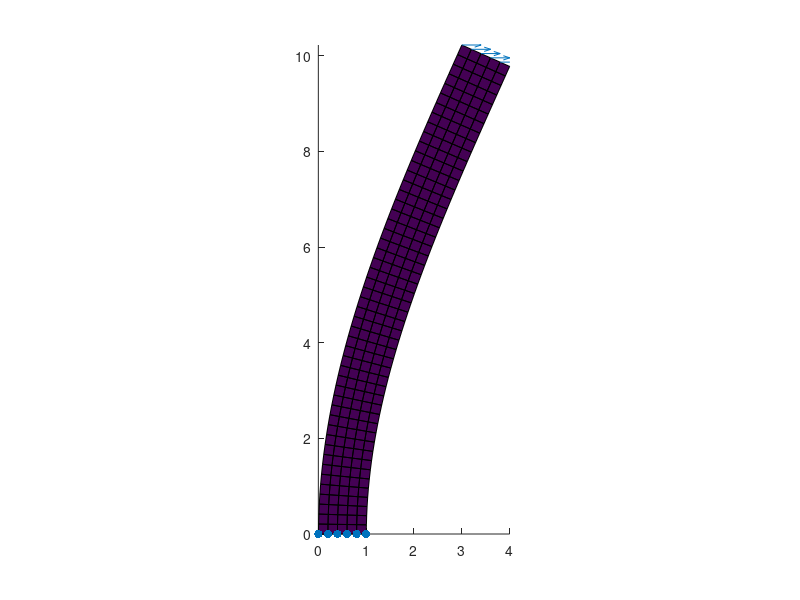

Write the MATLAB code that produced this figure.
%--------------------------------------------------------------------------
%Program: Structure2D
%Description: Structural static eq solver in 2D for square elements.
%Version: 2.0
%Author: Ilyas Ramdzan
%Last Updated: 30/11/16 > 2/5/17
%Requirements: elem.txt nodes.txt facefixed.txt faceloaded.txt
%--------------------------------------------------------------------------
%% initialize program

% Clear workspace and command window
clear; clc; tic
disp([datestr(now),' START STATIC'])
fprintf(' Runtime \n')

% Import nodes and elements information
nodes=load('nodes.txt');%file containing node coordinates
elem=load('elem.txt');  %file containing element connectivity information
[num_nodes,dimension]=size(nodes);
[num_elem,order_elem]=size(elem);
fprintf('%8.2f  Files loaded. %d Nodes. %d Elements \n',toc,num_nodes,num_elem)

% Initialize matrices
coord=zeros(4,dimension); %local coordinates for 2D square
n=num_nodes*dimension;
Km=zeros(n,n); % global stiffness matrix
Mm=zeros(n,n); % global mass matrix

%% Generating the Stiffness Matrix [Km] and Mass Matrix [Mm]
fprintf('%8.2f  Compute stiffness matrix and mass matrix \n',toc)

for elemnum=1:num_elem;
    % gather local coordinate matrix
    for nodenum=1:4; % local node number
        coord(nodenum,:)=nodes(elem(elemnum,nodenum),:); 
    end
    
    ng=3; %number of gauss point for integration through the legendre quadrature
    xg=zeros(3,3);
    wg=zeros(3,3);

    % gauss points and weights, the first index denotes the current gauss 
    % point while the second index is the total number of integration 
    % points
    xg(1,1)=0; 
    wg(1,1)=2;
    
    xg(1,2)=-0.5773502691896;
    xg(2,2)=+0.5773502691896;
    wg(1,2)=1;
    wg(2,2)=1;
    
    xg(1,3)=-0.7745966692415;
    xg(2,3)=0;
    xg(3,3)=+0.7745966692415;
    wg(1,3)=0.5555555555555;
    wg(2,3)=0.8888888888888;
    wg(3,3)=0.5555555555555;
    
    % loop for every gauss point i,j,k represent the indices for the gauss
    % points
    km=zeros(8,8);
    for i=1:ng; 
        for j=1:ng;
            % a matrix of derivatives of shape function w.r.t local axis
            % taken at the gauss points 
            der=0.25*[...
            -(1-xg(j,ng)), -(1+xg(j,ng)),(1+xg(j,ng)),  (1-xg(j,ng));...
            -(1-xg(i,ng)),  (1-xg(i,ng)),(1+xg(i,ng)), -(1+xg(i,ng))];
 
            jac= der*coord;  % jacobian of the transformation matrix
            detjac=det(jac); % determinant of the jacobian
            deriv=jac\der;% a matrix of derivatives of the shape function w.r.t to global coordinates

            %% [B] matrix
            % computing the [B] matrix by assembling the derivatives 
            % for 2D rectangular elements
            B=zeros(3,8);
            for m=1:4;
                n=2*m-1;
                B(1,n)=deriv(1,m);
                B(2,n+1)=deriv(2,m);
                B(3,n)=deriv(2,m);
                B(3,n+1)=deriv(1,m);
            end

            %% Material Matrix [D]
            % compute the stress-strain relationship matrix, 
            % otherwise known as the material matrix. 
            E=7e7; % young's modulus
            nu=0.3; % poisson's ratio
            rho=7800; %density, required for mass matrix

            
            % for plane strain
            c1=(E*(1-nu))/((1+nu)*(1-2*nu));
            c2=nu/(1-nu);
            c3=(1-2*nu)/(2*(1-nu));
                
            D=c1.*[...
                1,  c2, 0;...
                c2, 1,  0;...
                0,  0,  c3];
            
            %% [B]'[D][B]dxdydz 
            % compute the sum of the integrands at all the gauss points
            BtDB=B'*D*B;
            km=km+detjac*wg(i,ng)*wg(j,ng)*BtDB;
        end
    end

    %% assemble the global stiffness matrix [Km]
    for i=1:4
        localnum1=i*2;
        globalnum1=elem(elemnum,i)*2;
        for j=1:4
            localnum2=j*2;
            globalnum2=elem(elemnum,j)*2;
            Km(globalnum1-1:globalnum1,globalnum2-1:globalnum2)=...
                Km(globalnum1-1:globalnum1,globalnum2-1:globalnum2)+...
                km(localnum1-1:localnum1,localnum2-1:localnum2);
        end
    end
end

%% Loads
% constructing the force matrix
fprintf('%8.2f  Applying loads \n',toc)

F=zeros(num_nodes*2,1);
Fx=zeros(num_nodes,1);
Fy=zeros(num_nodes,1);

%the load applied
loaded=load('faceloaded.txt');
Fx(loaded)=1/numel(loaded); 
Fy(loaded)=0; 

for i=loaded;
    F(i*2-1)=Fx(i);  
    F(i*2)=Fy(i);
end

%% Boundary Conditions
% apply displacement constraint=0 for bottom nodes
fprintf('%8.2f  Applying constraints \n',toc)

fixed=load('facefixed.txt'); % add the node number of fixed nodes here

trimvector=zeros((num_nodes-numel(fixed))*2,1);
trimcounter=0;
for i=1:num_nodes
    if any(i==fixed)
        continue
    end
    trimcounter=trimcounter+1;
    trimvector(trimcounter*2-1:trimcounter*2)=(i*2-1):i*2;
end
Km=Km(trimvector,trimvector);
F=F(trimvector);
%Mm=Mm(trimvector,trimvector);

fprintf('%8.2f  Number of equations = %d \n',toc,length(trimvector))

%% solve [K]{U}={F} for static case
% currently using full inverse matrix computation. other methods should be 
% considered if given enough time
fprintf('%8.2f  Solving [K]{u}={F} \n',toc)
U=Km\F;

% sorting the computed displacements into a matrix of x y coordinates
dis=zeros(num_nodes,dimension);
count=0;
for i=1:num_nodes;
    if any(i==fixed) % skip the boundary condition nodes
        count=count+1;
        continue
    end
    dis(i,:)=U(2*(i-count)-1:2*(i-count))';
end
dis_mag=sqrt(dis(:,1).^2+dis(:,2).^2); % for patch colour
vis_scale=0.3*max(max(nodes)); % visualization scale
if max(max(abs(dis)))==0;
    dis_scaled=dis;
else
    dis_scaled=dis*vis_scale/max(max(abs(dis)));
end
displaced=dis_scaled+nodes; 

%% Visualization
fprintf('%8.2f  Processing plot \n',toc)

% create displacement plot
x=zeros(num_elem,4);
y=zeros(num_elem,4);
c=zeros(num_elem,4);

for elemnum=1:num_elem;
    x(elemnum,:)=displaced(elem(elemnum,:),1);
    y(elemnum,:)=displaced(elem(elemnum,:),2);
    c(elemnum,:)=dis_mag(elem(elemnum,:));
end

figure
hold on
patch(x',y',c')

% adjust plot
daspect([1,1,1])
xlim([min(displaced(:,1)) max(displaced(:,1))])
ylim([min(displaced(:,2)) max(displaced(:,2))])
% load arrow vector icon and fixed constraint icon
quiver(displaced(loaded,1),displaced(loaded,2),Fx(loaded),Fy(loaded))
scatter(displaced(fixed,1),displaced(fixed,2),'filled') 

%% compare to theory
format long
I=max(nodes(:,1))^3*1/12;
L=max(nodes(:,2));
calc=abs(1*L^3/(3*E*I));
code=max(abs(dis(:,1)));
pcterr=(calc-code)*100/calc;
fprintf('handcalc       code   pcterror \n')
fprintf('%8.6f   %8.6f   %8.6f \n',calc,code,pcterr)

fprintf('%8.2f  FINISH \n',toc)
